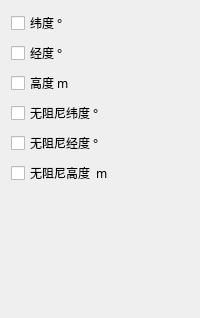
             <widget class="QWidget" name="page">
              <layout class="QGridLayout" name="gridLayout_19">
               <item row="1" column="0">
                <widget class="QCheckBox" name="checkBox_2">
                 <property name="font">
                  <font>
                   <family>微软雅黑</family>
                  </font>
                 </property>
                 <property name="text">
                  <string>经度 °</string>
                 </property>
                </widget>
               </item>
               <item row="6" column="0">
                <spacer name="verticalSpacer_3">
                 <property name="orientation">
                  <enum>Qt::Vertical</enum>
                 </property>
                 <property name="sizeHint" stdset="0">
                  <size>
                   <width>20</width>
                   <height>122</height>
                  </size>
                 </property>
                </spacer>
               </item>
               <item row="4" column="0">
                <widget class="QCheckBox" name="checkBox_74">
                 <property name="font">
                  <font>
                   <family>微软雅黑</family>
                  </font>
                 </property>
                 <property name="text">
                  <string>无阻尼经度 °</string>
                 </property>
                </widget>
               </item>
               <item row="3" column="0">
                <widget class="QCheckBox" name="checkBox_73">
                 <property name="font">
                  <font>
                   <family>微软雅黑</family>
                  </font>
                 </property>
                 <property name="text">
                  <string>无阻尼纬度 °</string>
                 </property>
                </widget>
               </item>
               <item row="0" column="0">
                <widget class="QCheckBox" name="checkBox">
                 <property name="font">
                  <font>
                   <family>微软雅黑</family>
                  </font>
                 </property>
                 <property name="text">
                  <string>纬度 °</string>
                 </property>
                 <property name="checked">
                  <bool>false</bool>
                 </property>
                </widget>
               </item>
               <item row="5" column="0">
                <widget class="QCheckBox" name="checkBox_75">
                 <property name="font">
                  <font>
                   <family>微软雅黑</family>
                  </font>
                 </property>
                 <property name="text">
                  <string>无阻尼高度  m</string>
                 </property>
                </widget>
               </item>
               <item row="2" column="0">
                <widget class="QCheckBox" name="checkBox_82">
                 <property name="font">
                  <font>
                   <family>微软雅黑</family>
                  </font>
                 </property>
                 <property name="text">
                  <string>高度 m</string>
                 </property>
                </widget>
               </item>
              </layout>
             </widget>
